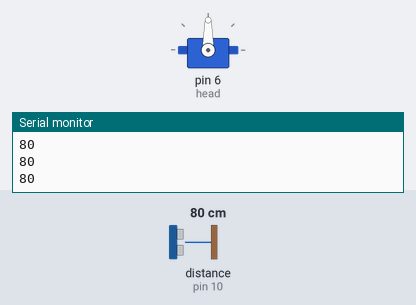
A sketch run on a simulated Arduino Uno, built with avr-gcc and run on an emulated ATmega328P. Parts: servo, the last lines printed to the serial monitor. Wiring (inferred from the names in the program): ultrasonic range finder: trigger pin 9; echo pin 10. The test bench sets the inputs (shaded band); at power-on: distance to the obstacle (sensor on pin 10) 80 cm. The echo pulse lasts 58.3 µs per cm.

Above: at 1.2 s.
1.3 s: distance to the obstacle (sensor on pin 10) set to 18 cm
2.8 s: distance to the obstacle (sensor on pin 10) set to 14 cm
At 3.6 s:
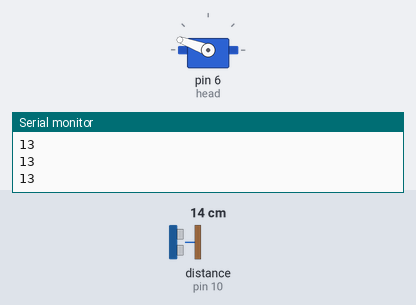
4.4 s: distance to the obstacle (sensor on pin 10) set to 35 cm
At 5.4 s:
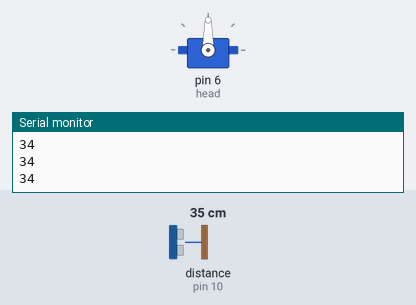
5.9 s: distance to the obstacle (sensor on pin 10) set to 2 cm
At 6.2 s:
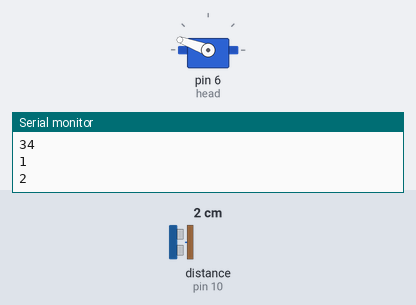
Timing chart, 0 to 8.4 s (numbered marks = the images above; inputs shaded):
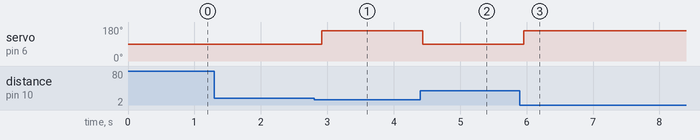

The sketch:

obstacle.ino
```cpp
// Obstacle-Spotting Robot: HC-SR04 + SG90 servo
#include <Servo.h>
const int TRIG = 9, ECHO = 10;
Servo head;

long distanceCm() {
  digitalWrite(TRIG, LOW);  delayMicroseconds(2);
  digitalWrite(TRIG, HIGH); delayMicroseconds(10);
  digitalWrite(TRIG, LOW);
  long t = pulseIn(ECHO, HIGH, 30000);
  return t / 58;            // microseconds -> cm
}

void setup() {
  pinMode(TRIG, OUTPUT);
  pinMode(ECHO, INPUT);
  head.attach(6);
  Serial.begin(9600);
}

void loop() {
  long d = distanceCm();
  Serial.println(d);
  if (d > 0 && d < 15) head.write(160);   // too close: look away
  else head.write(90);                    // all clear: look ahead
  delay(150);
}
```

Measured:
- the behaviour switches between 16 and 15 cm on distance to the obstacle (sensor on pin 10) (found by bisection; images 0 and 1)
- after the input at 2.8 s, servo on pin 6 (head): 90° → 160° after 0.12 s
- after the input at 4.4 s, servo on pin 6 (head): 160° → 90° at once
- after the input at 5.9 s, servo on pin 6 (head): 90° → 160° after 0.06 s
